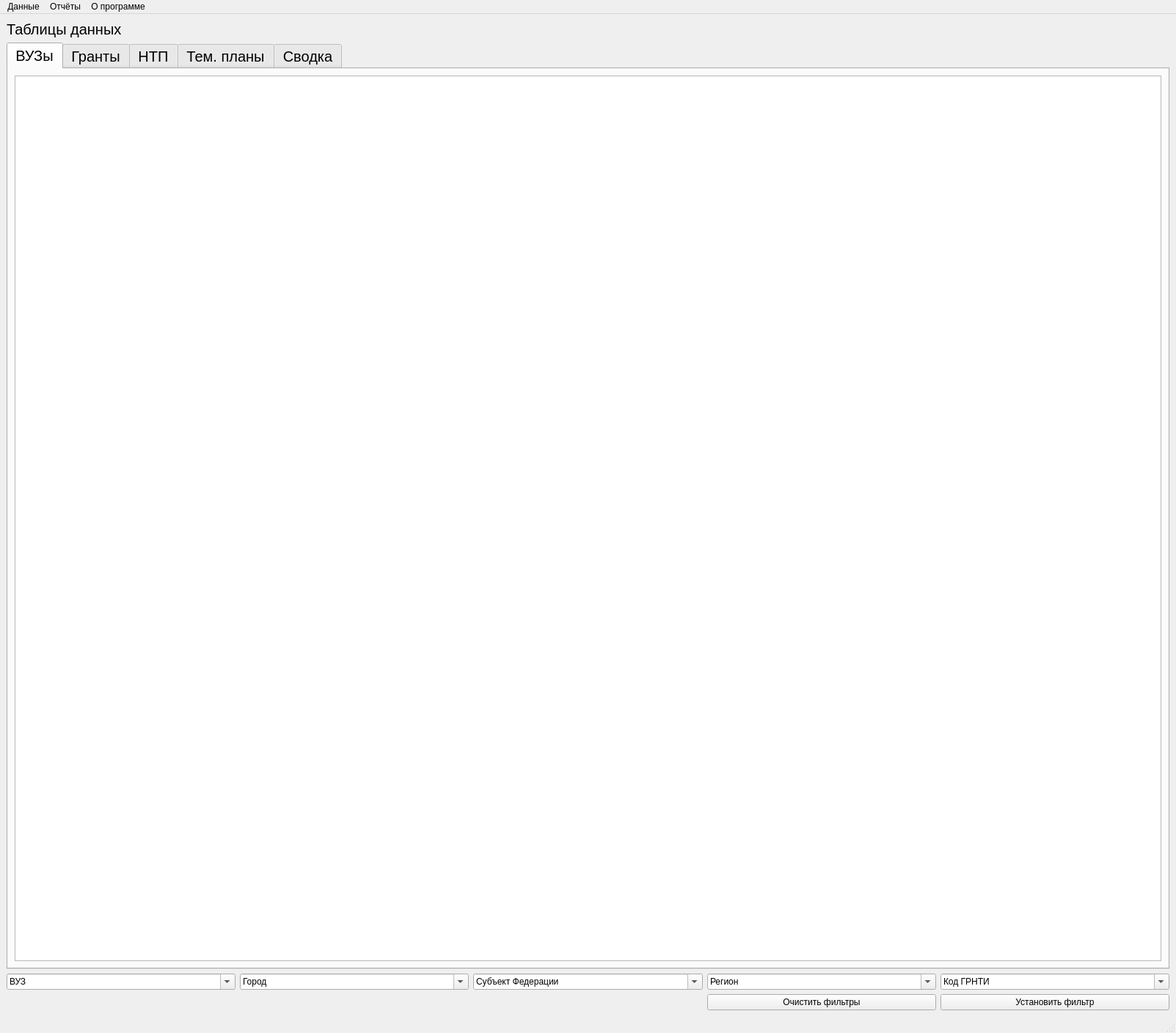
<?xml version="1.0" encoding="UTF-8"?>
<ui version="4.0">
 <class>MainWindow</class>
 <widget class="QMainWindow" name="MainWindow">
  <property name="enabled">
   <bool>true</bool>
  </property>
  <property name="geometry">
   <rect>
    <x>0</x>
    <y>0</y>
    <width>1603</width>
    <height>1408</height>
   </rect>
  </property>
  <property name="windowTitle">
   <string>MainWindow</string>
  </property>
  <widget class="QWidget" name="centralwidget">
   <layout class="QGridLayout" name="gridLayout">
    <item row="7" column="4">
     <widget class="QPushButton" name="set_filter">
      <property name="text">
       <string>Установить фильтр</string>
      </property>
     </widget>
    </item>
    <item row="7" column="3">
     <widget class="QPushButton" name="clear_filter">
      <property name="text">
       <string>Очистить фильтры</string>
      </property>
     </widget>
    </item>
    <item row="5" column="0" colspan="5">
     <widget class="QTabWidget" name="tabWidget">
      <property name="enabled">
       <bool>true</bool>
      </property>
      <property name="font">
       <font>
        <pointsize>15</pointsize>
       </font>
      </property>
      <property name="accessibleDescription">
       <string notr="true"/>
      </property>
      <property name="autoFillBackground">
       <bool>true</bool>
      </property>
      <property name="tabPosition">
       <enum>QTabWidget::North</enum>
      </property>
      <property name="currentIndex">
       <number>0</number>
      </property>
      <property name="movable">
       <bool>false</bool>
      </property>
      <property name="tabBarAutoHide">
       <bool>false</bool>
      </property>
      <widget class="QWidget" name="tab_1">
       <property name="autoFillBackground">
        <bool>false</bool>
       </property>
       <attribute name="title">
        <string>ВУЗы</string>
       </attribute>
       <layout class="QGridLayout" name="gridLayout_2">
        <item row="2" column="0" colspan="2">
         <widget class="QTableView" name="tableView">
          <property name="sizePolicy">
           <sizepolicy hsizetype="Expanding" vsizetype="Expanding">
            <horstretch>0</horstretch>
            <verstretch>0</verstretch>
           </sizepolicy>
          </property>
          <property name="font">
           <font>
            <pointsize>8</pointsize>
           </font>
          </property>
          <property name="autoFillBackground">
           <bool>false</bool>
          </property>
         </widget>
        </item>
       </layout>
      </widget>
      <widget class="QWidget" name="tab_2">
       <property name="autoFillBackground">
        <bool>false</bool>
       </property>
       <attribute name="title">
        <string>Гранты</string>
       </attribute>
       <layout class="QGridLayout" name="gridLayout_3">
        <item row="0" column="0">
         <widget class="QTableView" name="tableView_2">
          <property name="font">
           <font>
            <pointsize>8</pointsize>
           </font>
          </property>
         </widget>
        </item>
       </layout>
      </widget>
      <widget class="QWidget" name="tab_3">
       <property name="autoFillBackground">
        <bool>false</bool>
       </property>
       <attribute name="title">
        <string>НТП</string>
       </attribute>
       <layout class="QGridLayout" name="gridLayout_4">
        <item row="0" column="0">
         <widget class="QTableView" name="tableView_3">
          <property name="font">
           <font>
            <pointsize>8</pointsize>
           </font>
          </property>
         </widget>
        </item>
       </layout>
      </widget>
      <widget class="QWidget" name="tab_4">
       <property name="autoFillBackground">
        <bool>false</bool>
       </property>
       <attribute name="title">
        <string>Тем. планы</string>
       </attribute>
       <layout class="QGridLayout" name="gridLayout_5">
        <item row="1" column="0" colspan="2">
         <widget class="QTableView" name="tableView_4">
          <property name="font">
           <font>
            <pointsize>8</pointsize>
           </font>
          </property>
         </widget>
        </item>
       </layout>
      </widget>
      <widget class="QWidget" name="tab_5">
       <attribute name="title">
        <string>Сводка</string>
       </attribute>
       <layout class="QGridLayout" name="gridLayout_14">
        <item row="0" column="0">
         <widget class="QTableView" name="tableView_13">
          <property name="font">
           <font>
            <pointsize>8</pointsize>
           </font>
          </property>
         </widget>
        </item>
       </layout>
      </widget>
     </widget>
    </item>
    <item row="0" column="0">
     <widget class="QLabel" name="label_5">
      <property name="font">
       <font>
        <pointsize>15</pointsize>
       </font>
      </property>
      <property name="text">
       <string>Таблицы данных</string>
      </property>
     </widget>
    </item>
    <item row="6" column="0">
     <widget class="QComboBox" name="vuz">
      <property name="editable">
       <bool>true</bool>
      </property>
      <property name="currentText">
       <string>ВУЗ</string>
      </property>
      <property name="placeholderText">
       <string>ВУЗ</string>
      </property>
     </widget>
    </item>
    <item row="6" column="3">
     <widget class="QComboBox" name="obl">
      <property name="editable">
       <bool>true</bool>
      </property>
      <property name="currentText">
       <string>Регион</string>
      </property>
      <property name="placeholderText">
       <string>Субъект Федерации</string>
      </property>
     </widget>
    </item>
    <item row="6" column="1">
     <widget class="QComboBox" name="city">
      <property name="editable">
       <bool>true</bool>
      </property>
      <property name="currentText">
       <string>Город</string>
      </property>
      <property name="placeholderText">
       <string>Город</string>
      </property>
     </widget>
    </item>
    <item row="6" column="2">
     <widget class="QComboBox" name="subject">
      <property name="editable">
       <bool>true</bool>
      </property>
      <property name="currentText">
       <string>Субъект Федерации</string>
      </property>
      <property name="placeholderText">
       <string>Регион</string>
      </property>
     </widget>
    </item>
    <item row="6" column="4">
     <widget class="QComboBox" name="grnti_code">
      <property name="editable">
       <bool>true</bool>
      </property>
      <property name="currentText">
       <string>Код ГРНТИ</string>
      </property>
      <property name="placeholderText">
       <string>Код ГРНТИ</string>
      </property>
     </widget>
    </item>
   </layout>
  </widget>
  <widget class="QStatusBar" name="statusbar"/>
  <widget class="QMenuBar" name="menubar">
   <property name="enabled">
    <bool>true</bool>
   </property>
   <property name="geometry">
    <rect>
     <x>0</x>
     <y>0</y>
     <width>1603</width>
     <height>22</height>
    </rect>
   </property>
   <property name="defaultUp">
    <bool>false</bool>
   </property>
   <property name="nativeMenuBar">
    <bool>true</bool>
   </property>
   <widget class="QMenu" name="main_data">
    <property name="title">
     <string>Данные</string>
    </property>
    <property name="toolTipsVisible">
     <bool>true</bool>
    </property>
   </widget>
   <widget class="QMenu" name="export_2">
    <property name="title">
     <string>Отчёты</string>
    </property>
    <property name="toolTipsVisible">
     <bool>true</bool>
    </property>
   </widget>
   <widget class="QMenu" name="about">
    <property name="title">
     <string>О программе</string>
    </property>
    <property name="toolTipsVisible">
     <bool>true</bool>
    </property>
   </widget>
   <addaction name="main_data"/>
   <addaction name="export_2"/>
   <addaction name="about"/>
  </widget>
 </widget>
 <resources/>
 <connections/>
</ui>
